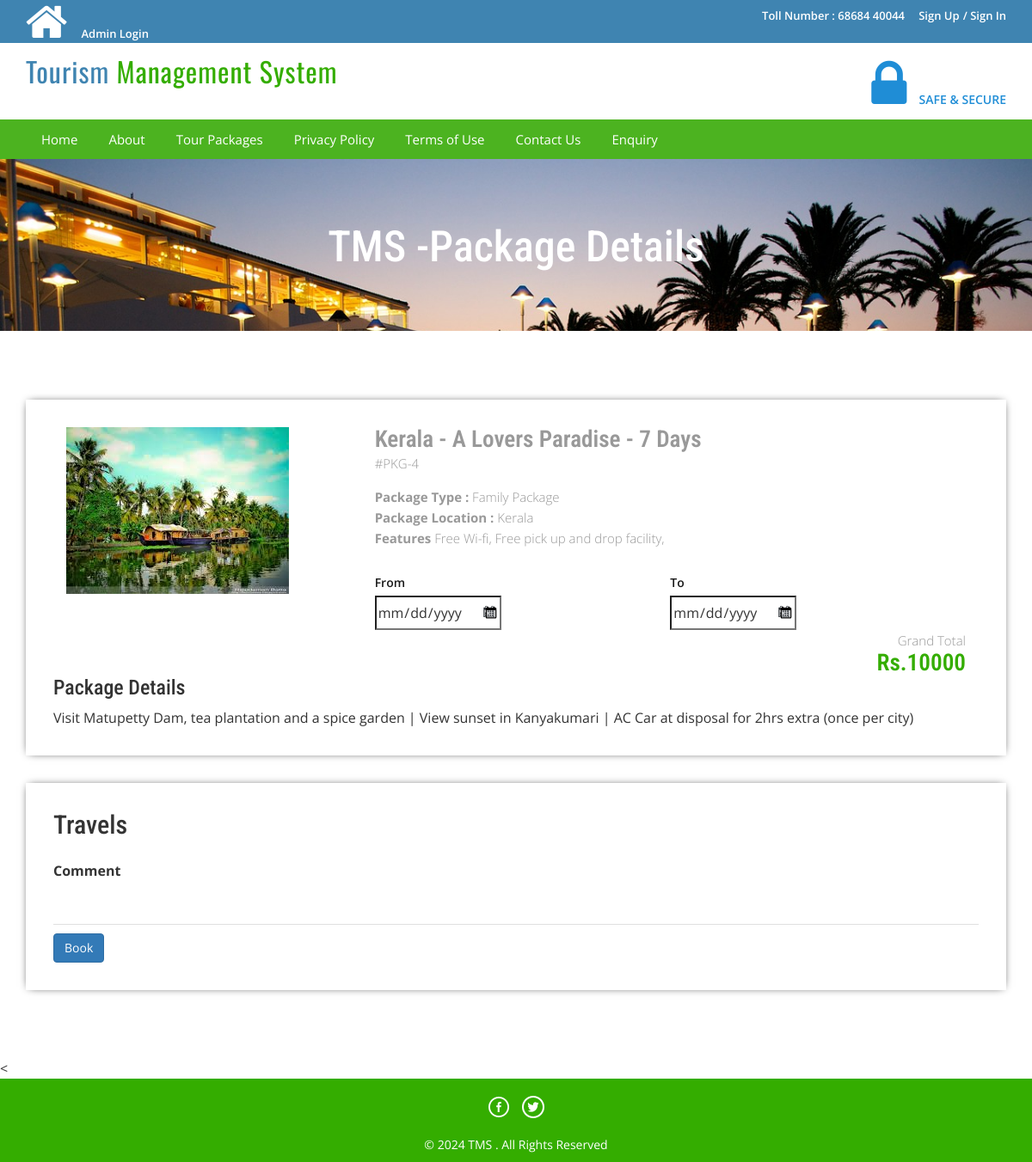
/tms/package-details.php?pkgid=4, run on the app's committed database.
### tables this page shows
CREATE TABLE `tbltourpackages` (
  `PackageId` int(11) NOT NULL,
  `PackageName` varchar(200) DEFAULT NULL,
  `PackageType` varchar(150) DEFAULT NULL,
  `PackageLocation` varchar(100) DEFAULT NULL,
  `PackagePrice` int(11) DEFAULT NULL,
  `PackageFetures` varchar(255) DEFAULT NULL,
  `PackageDetails` mediumtext DEFAULT NULL,
  `PackageImage` varchar(100) DEFAULT NULL,
  `Creationdate` timestamp NULL DEFAULT current_timestamp(),
  `UpdationDate` timestamp NULL DEFAULT NULL ON UPDATE current_timestamp()
);

### tms/package-details.php (the view, shortened to what this page needs)
<?php
include('includes/config.php');
?>
<!DOCTYPE HTML>
<html>
<head>
<link href="css/bootstrap.css" rel='stylesheet' type='text/css' />
<link href="css/style.css" rel='stylesheet' type='text/css' />
<link href="css/font-awesome.css" rel="stylesheet">
<link href="css/animate.css" rel="stylesheet" type="text/css" media="all">
<link rel="stylesheet" href="css/jquery-ui.css" />
</head>
<body>
<?php include('includes/header.php');?>
<div class="banner-3">
	<div class="container">
		<h1 class="wow zoomIn animated animated" data-wow-delay=".5s" style="visibility: visible; animation-delay: 0.5s; animation-name: zoomIn;"> TMS -Package Details</h1>
	</div>
</div>
<div class="selectroom">
	<div class="container">
<?php
$pid=intval($_GET['pkgid']);
$sql = "SELECT * from tbltourpackages where PackageId=:pid";
$query = $dbh->prepare($sql);
$query -> bindParam(':pid', $pid, PDO::PARAM_STR);
$query->execute();
$results=$query->fetchAll(PDO::FETCH_OBJ);
if($query->rowCount() > 0)
{
foreach($results as $result)
{	?>
<form name="book" method="post">
		<div class="selectroom_top">
			<div class="col-md-4 selectroom_left wow fadeInLeft animated" data-wow-delay=".5s">
				<img src="admin/pacakgeimages/<?php echo htmlentities($result->PackageImage);?>" class="img-responsive" alt="">
			</div>
			<div class="col-md-8 selectroom_right wow fadeInRight animated" data-wow-delay=".5s">
				<h2><?php echo htmlentities($result->PackageName);?></h2>
				<p class="dow">#PKG-<?php echo htmlentities($result->PackageId);?></p>
				<p><b>Package Type :</b> <?php echo htmlentities($result->PackageType);?></p>
				<p><b>Package Location :</b> <?php echo htmlentities($result->PackageLocation);?></p>
					<p><b>Features</b> <?php echo htmlentities($result->PackageFetures);?></p>
					<div class="ban-bottom">
				<div class="bnr-right">
				<label class="inputLabel">From</label>
				<input class="date" type="date" placeholder="dd-mm-yyyy"  name="fromdate" required="">
			</div>
			<div class="bnr-right">
				<label class="inputLabel">To</label>
				<input class="date" type="date" placeholder="dd-mm-yyyy" name="todate" required="">
			</div>
			</div>
				<div class="grand">
					<p>Grand Total</p>
					<h3>Rs.<?php echo htmlentities($result->PackagePrice);?></h3>
				</div>
			</div>
		<h3>Package Details</h3>
				<p style="padding-top: 1%"><?php echo htmlentities($result->PackageDetails);?> </p>
		</div>
		<div class="selectroom_top">
			<h2>Travels</h2>
			<div class="selectroom-info animated wow fadeInUp animated" data-wow-duration="1200ms" data-wow-delay="500ms" style="visibility: visible; animation-duration: 1200ms; animation-delay: 500ms; animation-name: fadeInUp; margin-top: -70px">
				<ul>
					<li class="spe">
						<label class="inputLabel">Comment</label>
						<input class="special" type="text" name="comment" required="">
					</li>
					<?php if($_SESSION['login'])
					{?>
						<li class="spe" align="center">
					<button type="submit" name="submit2" class="btn-primary btn">Book</button>
						</li>
						<?php } else {?>
							<li class="sigi" align="center" style="margin-top: 1%">
							<a href="#" data-toggle="modal" data-target="#myModal4" class="btn-primary btn" > Book</a></li>
							<?php } ?>
				</ul>
			</div>
		</div>
		</form>
<?php }} ?>
	</div>
</div>
<
<?php include('includes/footer.php');?>
</body>
</html>

### tms/css/style.css (style rules this page uses)
html, body { font-size: 100%; background: #fff; font-family: 'Open Sans', sans-serif; }
body a,.grid_1,plan_1,plan_1.one,plan_1.two,i.icon1, i.icon2, i.icon3, i.icon4, i.icon5, i.icon6 { transition:0.5s all; -webkit-transition:0.5s all; -moz-transition:0.5s all; -o-transition:0.5s all; -ms-transition:0.5s all; }
h1,h2,h3,h4,h5,h6 { margin:0; font-family: 'Roboto Condensed', sans-serif; }
p { margin:0; }
ul { margin:0; padding:0; }
label { margin:0; }
.date { background: url(../images/date-icon.png) no-repeat 95.5% 45% #fff; cursor: pointer; }
.ban-top .inputLabel,.ban-bottom .inputLabel { display: block; font-weight: 600; font-size: 14px; margin-bottom: 5px; color: #191919; }
.bnr-right { float: left; width:50%; }
.ban-bottom { margin-top: 30px; }
.banner-3 { background: url(../images/6.jpg)no-repeat; background-size: cover; -webkit-background-size: cover; -o-background-size: cover; -ms-background-size: cover; -moz-background-size: cover; min-height:200px; }
.banner-3 h1 { font-size: 50px; margin-bottom: 40px; padding: 1.5em 0 0; text-align: center; color: #fff; }
.selectroom { padding: 5em 0 3em; }
.selectroom_top { padding: 2em; box-shadow: 0px 0px 10px -4px #000; margin-bottom: 2em; }
.grand { text-align: right; }
.selectroom_right h2 { font-size: 1.7em; color: #999; font-weight: 600; margin: 0; }
.selectroom_right h3 { font-size: 1.7em; font-weight: 600; color:#34ad00; }
p.dow { font-size: 15px; color: #999; font-weight: 300; line-height: 1.8em; margin-bottom:1em; }
.selectroom_right p { font-size: 15px; line-height: 1.6em; font-weight: 300; color: #999; }
.selectroom-info li { display: inline-block; float: left; }
.selectroom input[type="text"] { width: 92%; color: #9E9E9E; outline: none; font-size: 14px; padding: 10px 0px; border: none; border-bottom:1px solid rgba(0,0,0,.12); -webkit-appearance: none; margin-top: 10px; }
.selectroom-info ul { margin-top: 3em; }
li.spe { width: 100%; margin-top: 3em; }
li.spe input[type="text"] { width: 100%; }

### data on the page
tbltourpackages: PackageImage (picture), PackageName "Kerala - A Lovers Paradise - 7 Days", PackageId "4", PackageType "Family Package", PackageLocation "Kerala", PackageFetures "Free Wi-fi, Free pick up and drop facility,", PackagePrice "10000", PackageDetails "Visit Matupetty Dam, tea plantation and a spice garden | View sunset in Kanyakumari | AC Car at disposal for 2hrs extra (once per city)"
